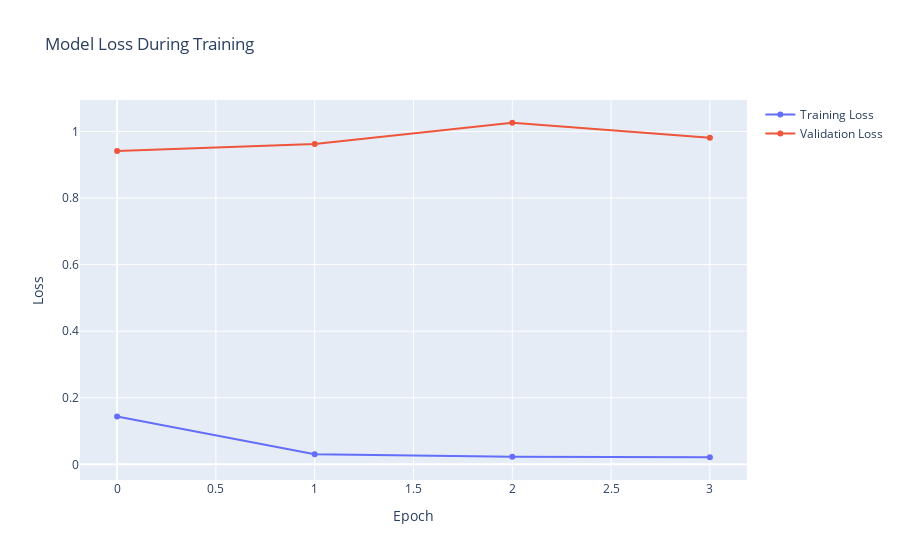

The notebook cell saved with this chart:
### Code cell
figure = go.Figure()

figure.add_scatter(y=history.history["loss"], name="Training Loss")
figure.add_scatter(y=history.history["val_loss"], name="Validation Loss")

figure.update_layout(dict1={
    "title": "Model Loss During Training",
    "xaxis_title": "Epoch",
    "yaxis_title": "Loss"
}, overwrite=True)

figure.show()

### Figure 1 — Plotly figure (JSON) as saved in the notebook; plotly's stock layout.template omitted (floating-point values rounded to 4 significant figures)
{"data": [{"name": "Training Loss", "type": "scatter", "y": [0.1434, 0.03058, 0.02259, 0.02125]}, {"name": "Validation Loss", "type": "scatter", "y": [0.941, 0.9623, 1.026, 0.9807]}], "layout": {"title": {"text": "Model Loss During Training"}, "xaxis": {"title": {"text": "Epoch"}}, "yaxis": {"title": {"text": "Loss"}}}}
